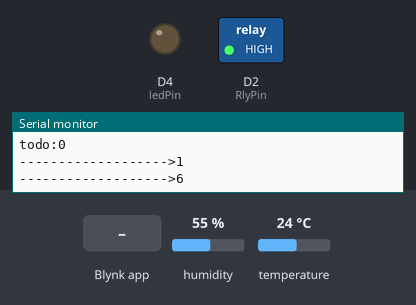
Recording of a sketch running on a simulated ESP8266 (NodeMCU). Shown: switched loads named in the sketch (green lamp = pin HIGH), output pins drawn as LEDs (lit = HIGH), the last lines printed to the serial monitor. The test bench sets the inputs (shaded band); at power-on: humidity 55 %, temperature 24 °C. WiFi joins after 1.5 s; servers stay silent unless stated.

Above: at 3.0 s.
3.1 s: Blynk app writes 1 to V7
At 4.6 s:
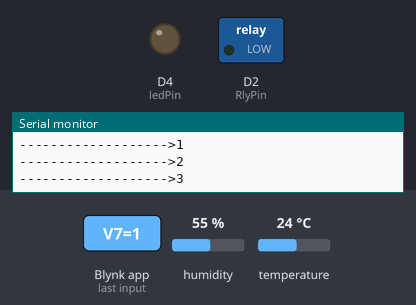
5.5 s: Blynk app writes 0 to V7
At 6.9 s:
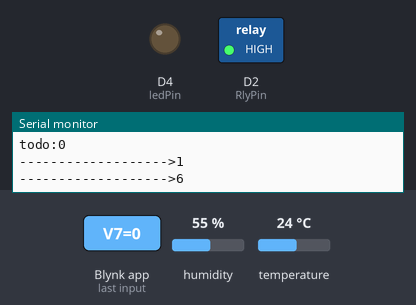
Timing chart, 0 to 8.5 s (numbered marks = the images above; inputs shaded):
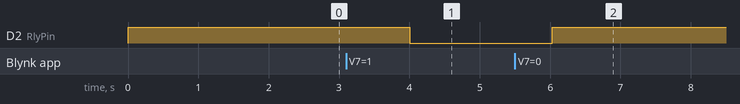

The sketch:

SmrtMultiTabMini.ino
```cpp
#define BLYNK_PRINT Serial

#include "userinfo.h"
#include <ESP8266WiFi.h>
#include <BlynkSimpleEsp8266.h>
SimpleTimer timer;

// 온습도 센서 init
#include "DHT.h"
#define DHTPIN D6
#define DHTTYPE DHT11
DHT dht(DHTPIN, DHTTYPE);

// You should get Auth Token in the Blynk App.
// Go to the Project Settings (nut icon).

extern const char auth[];
extern const char ssid[];
extern const char pass[];


const int ledPin =  D4;
const int RlyPin =  D2;
//const int SwhPin =  D5;

int ledState   = LOW;
int is_time    = 0;   // 타이머
int temp       = 0;   // 설정온도
int force_stop = 0;   // 강제
boolean to_do  = 0;   // 작동
int is_do      = 0;   // 작동 여부

// 딜레이타임 설정
unsigned long previousMillis  = 0;
unsigned long currentMillis   = 0;
int interval=1000;
int delay_time = -1;     // 지연시간(분)


const boolean relay_on = LOW; // 릴레이 작동 방법 LOW/HIGH 레벨

int pinData;
int how_many_do = 0;

BLYNK_WRITE(V1) //Button Widget is writing to pin V1
{
  pinData = param.asInt();
}

/**
 * 작동시간/ 딜레이
 */
BLYNK_WRITE(V8) //Button Widget is writing to pin V1
{
  how_many_do = param.asInt();
  Serial.print("Input Value from Server (): ");
  Serial.println(how_many_do);
}


void setup()
{
  // Debug console
  Serial.begin(115200);//시리얼 포트


  pinMode(ledPin, OUTPUT);
  pinMode(RlyPin, OUTPUT);
//  pinMode(SwhPin, INPUT);
 Serial.println("-------->1");
  digitalWrite(RlyPin, !relay_on);

Serial.println("-------->2");
  timer.setInterval(2000L, sendSensor);


Serial.println("-------->3");
  Blynk.begin(auth, ssid, pass);
//  WiFi.begin(ssid, pass);  // Non-blocking if no WiFi available
//  Blynk.config(auth);
//  Blynk.connect();
Serial.println("-------->4");
  dht.begin();

}

BLYNK_CONNECTED()
{
  // Request Blynk server to re-send latest values for all pins
  Blynk.syncAll();
}

int cnt_error = 0;

void loop()
{
    Blynk.run();
    timer.run();
}

//void loop()
//{
//Serial.println("-------->!!!");
//  if (Blynk.connected())
//  {
//    cnt_error= 0;
//    Blynk.run();
//    timer.run();
//  }else
//  {
//    Serial.print("Blynk Server not connected!!!");
//
//    cnt_error++;
//    if(cnt_error > 30)
//    {
//      cnt_error= 0;
//      delay(1000);
//      ESP.reset();
//      delay(1000);
//    }
//  }
//}

/**
 * 타이머값 받기
 */
BLYNK_WRITE(V4)
{
   is_time = param.asInt();
   Serial.print("Input Value from Server (Timer): ");
   Serial.println(is_time);
   snapshotTime(0);
}

/**
 * 설정온도값 받기
 */
BLYNK_WRITE(V5)
{
   temp = param.asInt();
   Serial.print("Input Value from Server (set temperature): ");
   Serial.println(temp);
   snapshotTime(0);
}

/**
 * 강제
 */
BLYNK_WRITE(V7)
{
   force_stop = param.asInt();
   Serial.print("Input Value from Server (force stop): ");
   Serial.println(force_stop);
   snapshotTime(0);
}


float h = 0;           // 습도
float t = 0;        // 온도
int swtch = LOW;

void sendSensor()
{

  /**
   * 온습도 읽기
   * 서버에 값을 전달
   */
  h = dht.readHumidity();           // 습도
  t = dht.readTemperature();        // 온도

  if (isnan(h) || isnan(t))
  {
    Serial.println(F("Failed to read from DHT sensor!"));
    return;
  }

// 외부 스위치에 의해 강제 작동
//  swtch = digitalRead(SwhPin);


  Serial.println(t);
  Serial.println(h);
  Serial.println(is_time);

  Blynk.virtualWrite(V2, t);
  Blynk.virtualWrite(V3, h);

Serial.println("------------------->p");
  if(swtch != HIGH)
  {
    // 버턴이 눌려지지 않으면
    // 프로그램에 의한 제어
Serial.println("------------------->a");
    // 딜레이 타임
    if((unsigned long)(millis() - previousMillis) >= interval)
    {
      /**
       * 조건 처리
       * 타이머     is_time
       * 설정온도   temp
       * 현재온도   t
       * 강제      force_stop
       * 작동      to_do
       */
 /**
  * 시연을 위해 알람기능은 꺼 둠
  */
      if(is_time == 1)
      {
        if(t <= temp)
        {
          to_do = true;
          snapshotTime(how_many_do);
        }else
        {
          to_do = false;
        }
      }else
      {
        to_do = false;
      }

      Serial.print("todo:");
      Serial.println(to_do);

      Serial.println("------------------->1");
      /**
       * 작동
       */
      if(force_stop == 1)
      {
        Serial.println("------------------->2");
        if(relay_on == LOW)
        {
          Serial.println("------------------->3");
          digitalWrite(RlyPin, to_do);
        }else
        {
          Serial.println("------------------->4");
          digitalWrite(RlyPin, !to_do);
        }


      }else
      {
        if(to_do == true)
        {
          Serial.println("------------------->5");
          digitalWrite(RlyPin, relay_on);
        }else
        {
          Serial.println("------------------->6");
          digitalWrite(RlyPin, !relay_on);
        }
      }
    }
  }else
  {
    // 버턴이 눌려졌을때 강제 작동
    digitalWrite(RlyPin, relay_on);
  }

  /**
   * 채크
   * 작동중/ 멈춤
   */
  if(digitalRead(RlyPin) == relay_on)
  {
    Blynk.virtualWrite(V6, 1);
  }else
  {
    Blynk.virtualWrite(V6, 0);
  }


}

/**
 * Delay Time Set
 * 단위 : 분
 */
void snapshotTime(int delay_time)
{
  previousMillis = millis();
  interval = delay_time*1000*60;
}
```

userinfo.h
```cpp
// You should get Auth Token in the Blynk App.
// Go to the Project Settings (nut icon).
const char auth[]         = "8cLE7jXmOzE_-S3TSWRRPkMzMFbMFvLm"; //홍상진

// Your WiFi credentials.
// Set password to "" for open networks.
const char ssid[] = "schl";
const char pass[] = "41559956.";

//const char ssid[] = "neozio";
//const char pass[] = "0536259956";
```

Measured:
- after the input at 3.1 s, D2 (RlyPin): HIGH → LOW after 0.91 s
- after the input at 5.5 s, D2 (RlyPin): LOW → HIGH after 0.53 s
